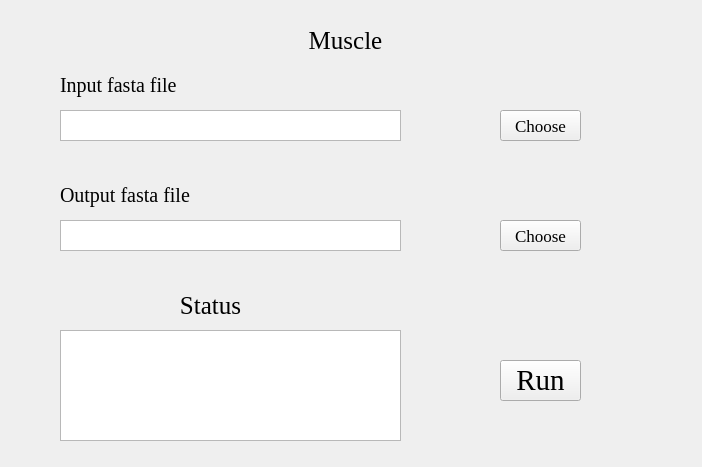
<?xml version="1.0" encoding="UTF-8"?>
<ui version="4.0">
 <class>Clustal</class>
 <widget class="QWidget" name="Clustal">
  <property name="geometry">
   <rect>
    <x>0</x>
    <y>0</y>
    <width>702</width>
    <height>467</height>
   </rect>
  </property>
  <property name="windowTitle">
   <string>Form</string>
  </property>
  <property name="styleSheet">
   <string notr="true">background-image: url(D:/Documents/Desktop/bb.png)</string>
  </property>
  <widget class="QLabel" name="label">
   <property name="geometry">
    <rect>
     <x>300</x>
     <y>20</y>
     <width>91</width>
     <height>41</height>
    </rect>
   </property>
   <property name="font">
    <font>
     <family>Times New Roman</family>
     <pointsize>19</pointsize>
    </font>
   </property>
   <property name="text">
    <string>Muscle</string>
   </property>
   <property name="alignment">
    <set>Qt::AlignCenter</set>
   </property>
  </widget>
  <widget class="QLabel" name="label_2">
   <property name="geometry">
    <rect>
     <x>60</x>
     <y>70</y>
     <width>161</width>
     <height>31</height>
    </rect>
   </property>
   <property name="font">
    <font>
     <family>Times New Roman</family>
     <pointsize>15</pointsize>
    </font>
   </property>
   <property name="text">
    <string>Input fasta file</string>
   </property>
   <property name="alignment">
    <set>Qt::AlignLeading|Qt::AlignLeft|Qt::AlignVCenter</set>
   </property>
  </widget>
  <widget class="QTextBrowser" name="textBrowser_2">
   <property name="geometry">
    <rect>
     <x>60</x>
     <y>110</y>
     <width>341</width>
     <height>31</height>
    </rect>
   </property>
   <property name="styleSheet">
    <string notr="true">background-image: url(D:/Documents/Desktop/white.png)</string>
   </property>
  </widget>
  <widget class="QLabel" name="label_3">
   <property name="geometry">
    <rect>
     <x>60</x>
     <y>180</y>
     <width>161</width>
     <height>31</height>
    </rect>
   </property>
   <property name="font">
    <font>
     <family>Times New Roman</family>
     <pointsize>15</pointsize>
    </font>
   </property>
   <property name="text">
    <string>Output fasta file</string>
   </property>
   <property name="alignment">
    <set>Qt::AlignLeading|Qt::AlignLeft|Qt::AlignVCenter</set>
   </property>
  </widget>
  <widget class="QTextBrowser" name="textBrowser_3">
   <property name="geometry">
    <rect>
     <x>60</x>
     <y>220</y>
     <width>341</width>
     <height>31</height>
    </rect>
   </property>
   <property name="styleSheet">
    <string notr="true">background-image: url(D:/Documents/Desktop/white.png)</string>
   </property>
  </widget>
  <widget class="QPushButton" name="pushButton_2">
   <property name="geometry">
    <rect>
     <x>500</x>
     <y>110</y>
     <width>81</width>
     <height>31</height>
    </rect>
   </property>
   <property name="font">
    <font>
     <family>Times New Roman</family>
     <pointsize>13</pointsize>
    </font>
   </property>
   <property name="text">
    <string>Choose</string>
   </property>
  </widget>
  <widget class="QPushButton" name="pushButton_3">
   <property name="geometry">
    <rect>
     <x>500</x>
     <y>220</y>
     <width>81</width>
     <height>31</height>
    </rect>
   </property>
   <property name="font">
    <font>
     <family>Times New Roman</family>
     <pointsize>13</pointsize>
    </font>
   </property>
   <property name="text">
    <string>Choose</string>
   </property>
  </widget>
  <widget class="QTextBrowser" name="textBrowser">
   <property name="geometry">
    <rect>
     <x>60</x>
     <y>330</y>
     <width>341</width>
     <height>111</height>
    </rect>
   </property>
   <property name="styleSheet">
    <string notr="true">background-image: url(D:/Documents/Desktop/white.png)</string>
   </property>
  </widget>
  <widget class="QLabel" name="label_4">
   <property name="geometry">
    <rect>
     <x>130</x>
     <y>290</y>
     <width>161</width>
     <height>31</height>
    </rect>
   </property>
   <property name="font">
    <font>
     <family>Times New Roman</family>
     <pointsize>19</pointsize>
    </font>
   </property>
   <property name="text">
    <string>Status</string>
   </property>
   <property name="alignment">
    <set>Qt::AlignCenter</set>
   </property>
  </widget>
  <widget class="QPushButton" name="pushButton">
   <property name="geometry">
    <rect>
     <x>500</x>
     <y>360</y>
     <width>81</width>
     <height>41</height>
    </rect>
   </property>
   <property name="font">
    <font>
     <family>Times New Roman</family>
     <pointsize>22</pointsize>
    </font>
   </property>
   <property name="styleSheet">
    <string notr="true">background-image: url(D:/Documents/Desktop/white.png)</string>
   </property>
   <property name="text">
    <string>Run</string>
   </property>
  </widget>
 </widget>
 <resources/>
 <connections/>
</ui>
